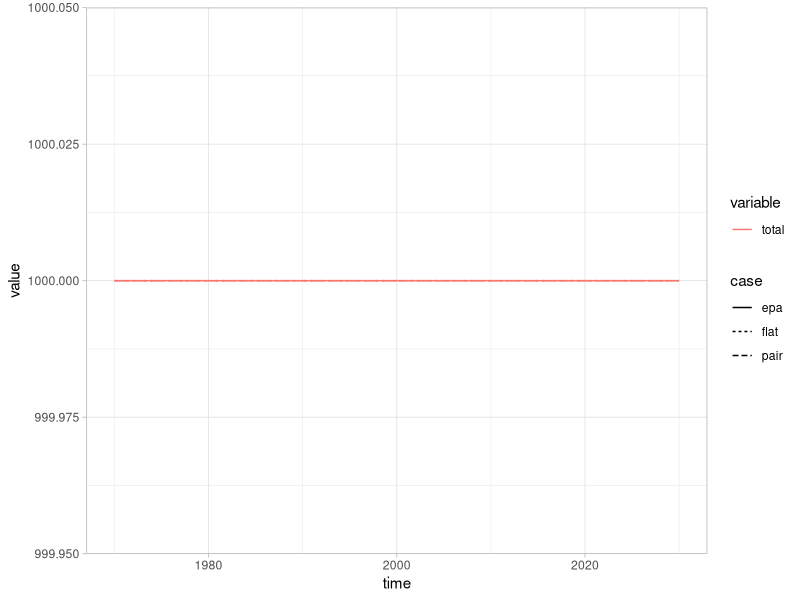
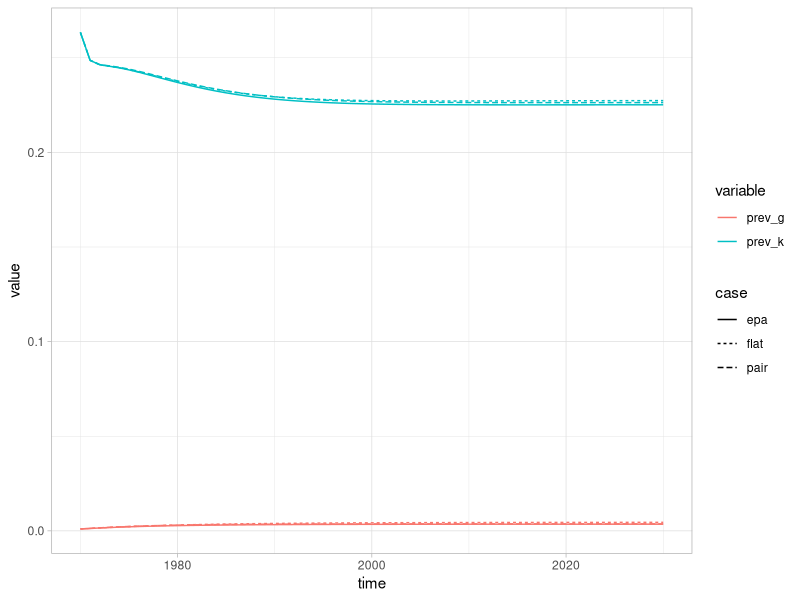
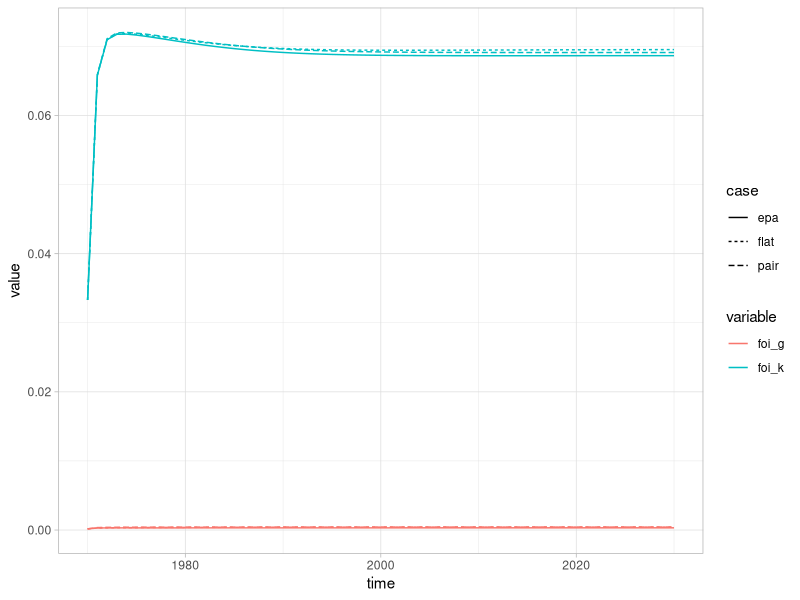

Write the R code that produced these figures, in order.
# Jesse Knight 2024 April 22
library('deSolve')
library('ggplot2')
library('reshape2')
# ------------------------------------------------------------------------------
# indices
ylabs = c(
  'gSu','gAu','gYu','kSu','kAu','kYu', # flat  1: 6
  'gAp','gYp','kAp','kYp',             # epa   7:10
  'gSS','gSA','gSY','gAA','gAY','gYY') # pair 11:16
nc = length(ylabs)
for (i in seq(nc)){ assign(ylabs[i],i,env=.GlobalEnv) } # HACK
# ------------------------------------------------------------------------------
# parameters
par.def = function(...){
  p = list(
    # populations
    prop_k = .02,
    size = 1000,
    exit = 1/35,
    turn = 1/8.2,
    # partnerships
    acts_sh = 3,
    rate_sh_kg = 60,
    rate_sh_kk = 60,
    gap_lo_gg = .5,
    dur_lo  = 10,
    acts_lo = 10*70,
    # infection
    beta_Y = .0007,
    beta_A = .0007*26,
    mort = 1/11,
    prog = 4,
    init_Y = 1
  )
  # override
  pu = list(...)
  for (name in names(pu)){
    p[[name]] = pu[[name]]
  }
  # conditional
  p$prop_g = 1-p$prop_k
  p$size_k = p$size * p$prop_k * p$exit / (p$turn + p$exit)
  p$size_g = p$size - p$size_k
  p$rate_sh_gk = p$rate_sh_kg * p$size_k / p$size_g
  p$rate_lo_gg = 1/(p$gap_lo_gg+p$dur_lo)
  p$cur_lo_gg = p$rate_lo_gg * p$dur_lo
  p$freq_lo = p$acts_lo / p$dur_lo
  p$prop_pair = 2/p$gap_lo_gg / (1/p$dur_lo + 2/p$gap_lo_gg + p$exit)
  # return
  return(p)
}
# ------------------------------------------------------------------------------
# flat
y0.flat = function(p){
  y0 = setNames(rep(0,nc),ylabs)
  y0[gSu] = p$size_g - p$init_Y
  y0[gYu] = p$init_Y
  y0[kSu] = p$size_k - p$init_Y
  y0[kYu] = p$init_Y
  return(y0)
}
dy.flat = function(t,y,p){
  dy = y*0
  # sums
  size_g = y[gSu]+y[gAu]+y[gYu]
  size_k = y[kSu]+y[kAu]+y[kYu]
  prev_g = (size_g-y[gSu]) / size_g
  prev_k = (size_k-y[kSu]) / size_k
  # foi
  B_A_sh = 1-(1-p$beta_A)^(p$acts_sh)
  B_Y_sh = 1-(1-p$beta_Y)^(p$acts_sh)
  B_A_lo = 1-(1-p$beta_A)^(p$acts_lo)
  B_Y_lo = 1-(1-p$beta_Y)^(p$acts_lo)
  foi_g = p$rate_lo_gg * (y[gAu]*B_A_lo + y[gYu]*B_Y_lo) / size_g +
          p$rate_sh_gk * (y[kAu]*B_A_sh + y[kYu]*B_Y_sh) / size_k
  foi_k = p$rate_sh_kg * (y[gAu]*B_A_sh + y[gYu]*B_Y_sh) / size_g +
          p$rate_sh_kk * (y[kAu]*B_A_sh + y[kYu]*B_Y_sh) / size_k
  # dy
  dy[gSu] = -y[gSu]*p$exit +y[kSu]*p$turn +p$size*p$prop_g*p$exit -y[gSu]*foi_g
  dy[kSu] = -y[kSu]*p$exit -y[kSu]*p$turn +p$size*p$prop_k*p$exit -y[kSu]*foi_k
  dy[gAu] = -y[gAu]*p$exit +y[kAu]*p$turn -y[gAu]*p$prog +y[gSu]*foi_g
  dy[kAu] = -y[kAu]*p$exit -y[kAu]*p$turn -y[kAu]*p$prog +y[kSu]*foi_k
  dy[gYu] = -y[gYu]*p$exit +y[kYu]*p$turn -y[gYu]*p$mort +y[gAu]*p$prog
  dy[kYu] = -y[kYu]*p$exit -y[kYu]*p$turn -y[kYu]*p$mort +y[kAu]*p$prog
  # return
  return(list(dy=dy,
    foi_g  = unname(foi_g),
    foi_k  = unname(foi_k),
    prev_g = unname(prev_g),
    prev_k = unname(prev_k)))
}
# ------------------------------------------------------------------------------
# epa
y0.epa = function(p){
  return(y0.flat(p))
}
dy.epa = function(t,y,p){
  dy = y*0
  # sums
  size_g = y[gSu]+y[gAu]+y[gAp]+y[gYu]+y[gYp]
  size_k = y[kSu]+y[kAu]+y[kAp]+y[kYu]+y[kYp]
  prev_g = (size_g-y[gSu]) / size_g
  prev_k = (size_k-y[kSu]) / size_k
  # foi: long (epa)
  Sgg_lo = y[gSu] * p$cur_lo_gg # cur eff ptrs among sus
  Agg_lo = y[gAu] * p$cur_lo_gg + y[gAp] * (p$cur_lo_gg-1) # cur eff ptrs among acute
  Ygg_lo = y[gYu] * p$cur_lo_gg + y[gYp] * (p$cur_lo_gg-1) # cur eff ptrs among chronic
  tot_lo = Sgg_lo + Agg_lo + Ygg_lo # total cur eff ptrs
  foi_Agg = Sgg_lo * Agg_lo / tot_lo * p$freq_lo * p$beta_A # abs trans from acute
  foi_Ygg = Sgg_lo * Ygg_lo / tot_lo * p$freq_lo * p$beta_Y # abs trans from chronic
  foi_Sgg = foi_Agg + foi_Ygg # abs trans to sus
  # foi: short (classic)
  B_A_sh = 1-(1-p$beta_A)^(p$acts_sh)
  B_Y_sh = 1-(1-p$beta_Y)^(p$acts_sh)
  foi_g = p$rate_sh_gk * ((y[kAu]+y[kAp])*B_A_sh + (y[kYu]+y[kYp])*B_Y_sh) / size_k +
          foi_Sgg / y[gSu]
  foi_k = p$rate_sh_kg * ((y[gAu]+y[gAp])*B_A_sh + (y[gYu]+y[gYp])*B_Y_sh) / size_g +
          p$rate_sh_kk * ((y[kAu]+y[kAp])*B_A_sh + (y[kYu]+y[kYp])*B_Y_sh) / size_k
  # dy
  dy[gSu] = -y[gSu]*p$exit +y[kSu]*p$turn +p$size*p$prop_g*p$exit         -y[gSu]*foi_g
  dy[kSu] = -y[kSu]*p$exit -y[kSu]*p$turn +p$size*p$prop_k*p$exit         -y[kSu]*foi_k
  dy[gAp] = -y[gAp]*p$exit +y[kAp]*p$turn -y[gAp]/p$dur_lo -y[gAp]*p$prog +y[gSu]*foi_g  +foi_Agg
  dy[kAp] = -y[kAp]*p$exit -y[kAp]*p$turn -y[kAp]/p$dur_lo -y[kAp]*p$prog +y[kSu]*foi_k
  dy[gAu] = -y[gAu]*p$exit +y[kAu]*p$turn +y[gAp]/p$dur_lo -y[gAu]*p$prog                -foi_Agg
  dy[kAu] = -y[kAu]*p$exit -y[kAu]*p$turn +y[kAp]/p$dur_lo -y[kAu]*p$prog
  dy[gYp] = -y[gYp]*p$exit +y[kYp]*p$turn -y[gYp]/p$dur_lo +y[gAp]*p$prog -y[gYp]*p$mort +foi_Ygg
  dy[kYp] = -y[kYp]*p$exit -y[kYp]*p$turn -y[kYp]/p$dur_lo +y[kAp]*p$prog -y[kYp]*p$mort
  dy[gYu] = -y[gYu]*p$exit +y[kYu]*p$turn +y[gYp]/p$dur_lo +y[gAu]*p$prog -y[gYu]*p$mort -foi_Ygg
  dy[kYu] = -y[kYu]*p$exit -y[kYu]*p$turn +y[kYp]/p$dur_lo +y[kAu]*p$prog -y[kYu]*p$mort
  # TODO: there is a small +leak, even with mort=0
  # return
  return(list(dy=dy,
    foi_g  = unname(foi_g),
    foi_k  = unname(foi_k),
    prev_g = unname(prev_g),
    prev_k = unname(prev_k)))
}
# ------------------------------------------------------------------------------
# pair
y0.pair = function(p){
  y0 = setNames(rep(0,nc),ylabs)
  y0[gSu] = p$size_g * (1-p$prop_pair)
  y0[gSS] = p$size_g * p$prop_pair * 0.5 - p$init_Y
  y0[gSY] = p$init_Y
  y0[kSu] = p$size_k - p$init_Y
  y0[kYu] = p$init_Y
  return(y0)
}
dy.pair = function(t,y,p){
  dy = y*0
  # sums
  size_k  = y[kSu]+y[kAu]+y[kYu]
  size_gu = y[gSu]+y[gAu]+y[gYu]+1e-14
  size_gp = 2*(y[gSS]+y[gSA]+y[gSY]+y[gAA]+y[gAY]+y[gYY])+1e-14
  size_gS = y[gSu] + y[gSS]*2 + y[gSA] + y[gSY]
  size_g  = size_gu + size_gp
  prev_g  = (size_g-size_gS)/size_g
  prev_k  = (size_k-y[kSu])/size_k
  # form & end
  form_gu = 1/p$gap_lo_gg/size_gu
  form_SS = y[gSu]*y[gSu]*form_gu
  form_SA = y[gSu]*y[gAu]*form_gu
  form_SY = y[gSu]*y[gYu]*form_gu
  form_AA = y[gAu]*y[gAu]*form_gu
  form_AY = y[gAu]*y[gYu]*form_gu
  form_YY = y[gYu]*y[gYu]*form_gu
  form_Sx = form_SS*2 +form_SA   +form_SY
  form_Ax = form_SA   +form_AA*2 +form_AY
  form_Yx = form_SY   +form_AY   +form_YY*2
  end_Sx  = (y[gSS]*2 +y[gSA]   +y[gSY]  )/p$dur_lo
  end_Ax  = (y[gSA]   +y[gAA]*2 +y[gAY]  )/p$dur_lo
  end_Yx  = (y[gSY]   +y[gAY]   +y[gYY]*2)/p$dur_lo
  # foi
  B_A_sh = 1-(1-p$beta_A)^(p$acts_sh)
  B_Y_sh = 1-(1-p$beta_Y)^(p$acts_sh)
  y_gA = y[gAu] + y[gSA] + y[gAA]*2 + y[gAY]
  y_gY = y[gYu] + y[gSY] + y[gAY] + y[gYY]*2
  foi_Agg = p$freq_lo * p$beta_A * y[gSA]
  foi_Ygg = p$freq_lo * p$beta_Y * y[gSY]
  foi_gk = p$rate_sh_gk * (y[kAu]*B_A_sh + y[kYu]*B_Y_sh) / size_k
  foi_g  = foi_gk + (foi_Agg + foi_Ygg) / (y[gSS]*2 + y[gSA] + y[gSY])
  foi_k  = p$rate_sh_kg * (y_gA  *B_A_sh + y_gY  *B_Y_sh) / size_g +
           p$rate_sh_kk * (y[kAu]*B_A_sh + y[kYu]*B_Y_sh) / size_k
  # dy
  dy[gSu] = -y[gSu]*p$exit +y[kSu]*p$turn -form_Sx +end_Sx +p$size*p$prop_g*p$exit -y[gSu]*foi_gk +y[gSY]*p$mort
  dy[kSu] = -y[kSu]*p$exit -y[kSu]*p$turn                  +p$size*p$prop_k*p$exit -y[kSu]*foi_k
  dy[gAu] = -y[gAu]*p$exit +y[kAu]*p$turn -form_Ax +end_Ax -y[gAu]*p$prog          +y[gSu]*foi_gk +y[gAY]*p$mort
  dy[kAu] = -y[kAu]*p$exit -y[kAu]*p$turn                  -y[kAu]*p$prog          +y[kSu]*foi_k
  dy[gYu] = -y[gYu]*p$exit +y[kYu]*p$turn -form_Yx +end_Yx +y[gAu]*p$prog -y[gYu]*p$mort
  dy[kYu] = -y[kYu]*p$exit -y[kYu]*p$turn                  +y[kAu]*p$prog -y[kYu]*p$mort
  dy[gSS] = -y[gSS]*(p$exit+1/p$dur_lo) +form_SS                                                               -y[gSS]*2*foi_gk
  dy[gSA] = -y[gSA]*(p$exit+1/p$dur_lo) +form_SA -y[gSA]*p$prog                                 -y[gSA]*foi_gk +y[gSS]*2*foi_gk -foi_Agg
  dy[gSY] = -y[gSY]*(p$exit+1/p$dur_lo) +form_SY +y[gSA]*p$prog   -y[gSY]*p$mort                -y[gSY]*foi_gk -foi_Ygg
  dy[gAA] = -y[gAA]*(p$exit+1/p$dur_lo) +form_AA -y[gAA]*2*p$prog                               +y[gSA]*foi_gk +foi_Agg
  dy[gAY] = -y[gAY]*(p$exit+1/p$dur_lo) +form_AY +y[gAA]*2*p$prog -y[gAY]*p$prog -y[gAY]*p$mort +y[gSY]*foi_gk +foi_Ygg
  dy[gYY] = -y[gYY]*(p$exit+1/p$dur_lo) +form_YY -y[gYY]*2*p$mort +y[gAY]*p$prog
  return(list(dy=dy,
    foi_g  = unname(foi_g),
    foi_k  = unname(foi_k),
    prev_g = unname(prev_g),
    prev_k = unname(prev_k)))
}
# ------------------------------------------------------------------------------
# run & plot
solve = function(case,...){
  time = seq(1970,2030,1)
  p  = par.def(...)
  dy = get(paste0('dy.',case))
  y0 = get(paste0('y0.',case))(p)
  y  = as.data.frame(ode(y0,time,dy,p))
  y[,12:17] = y[,12:17] * 2 # HACK
  y$total = rowSums(y[,ylabs])
  return(y)
}
y.melt = function(ylist){
  ym = do.call(rbind,lapply(names(ylist),function(case){
    yi = cbind(melt(ylist[[case]],id='time'),case=case)
  }))
}
plot = function(ym,vars,...){
  yp = ym[ym$variable %in% vars,]
  g = ggplot(yp,aes(x=time,y=value,...)) +
    geom_line() +
    theme_light()
}
cases = c(flat='flat',epa='epa',pair='pair')
# checking leaks
ym = y.melt(lapply(cases,solve,mort=0))
plot(ym,c('total'),color=variable,linetype=case); ggsave('leaks.pdf',w=8,h=4)
# plotting prev & foi
ym = y.melt(lapply(cases,solve))
plot(ym,c('prev_g','prev_k'),color=variable,linetype=case); ggsave('prev.pdf',w=8,h=4)
plot(ym,c('foi_g','foi_k'),  color=variable,linetype=case); ggsave('foi.pdf',w=8,h=4)
